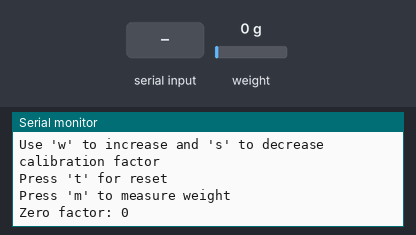
Recording of a sketch running on a simulated ESP8266 (NodeMCU). Parts: the last lines printed to the serial monitor. The test bench sets the inputs (shaded band); at power-on: weight on the scale 0 g.

Above: at 3.2 s.
3.3 s: "t" received over Serial
At 5.7 s:
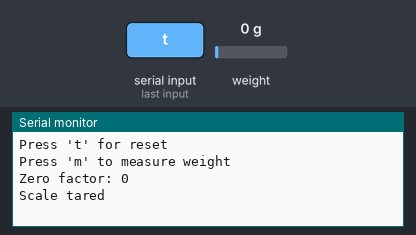
6.0 s: "m" received over Serial
At 7.2 s:
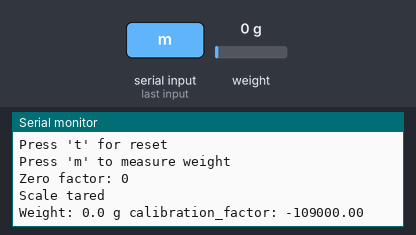

Measured:
- after the input at 3.3 s, the serial monitor: prints a new line after 1.2 s (image 1)
- after the input at 6.0 s, the serial monitor: prints a new line after 0.21 s (image 2)

The sketch:

workingcalibration.ino
```cpp
#include "HX711.h"

HX711 scale;

const int LOADCELL_DOUT_PIN = D6;
const int LOADCELL_SCK_PIN = D7;

float calibration_factor = -109000; // Adjust this value as needed
float weight;
const int num_samples = 2; // Number of samples for averaging
float readings[num_samples]; // Array to store the samples
int readIndex = 0; // Current index in the array
float total = 0; // Sum of the samples
float average = 0; // Average of the samples
unsigned long lastTareTime = 0; // Last time the scale was tared
const unsigned long tareInterval = 60000; // Interval to re-tare the scale (e.g., 60 seconds)
bool measureWeight = false;

void setup() {
  Serial.begin(115200); // Starting serial connection
  Serial.println("HX711 Calibration");
  Serial.println("First Remove all the weight");
  Serial.println("Place your weight after the readings start");
  Serial.println("Use 'w' to increase and 's' to decrease calibration factor");
  Serial.println("Press 't' for reset");
  Serial.println("Press 'm' to measure weight");

  scale.begin(LOADCELL_DOUT_PIN, LOADCELL_SCK_PIN); // Starting connection of HX711
  scale.set_scale();
  scale.tare(); // Reset the scale to 0

  long zero_factor = scale.read_average(); // Get a baseline reading
  Serial.print("Zero factor: "); // This can be used to remove the need to tare the scale. Useful in permanent scale projects.
  Serial.println(zero_factor);

  // Initialize the readings array
  for (int i = 0; i < num_samples; i++) {
    readings[i] = 0;
  }
}

void loop() {
  scale.set_scale(calibration_factor); // Adjust to this calibration factor

  // Check for serial input
  while (Serial.available() > 0) {
    char receivedChar = Serial.read();
    switch (receivedChar) {
      case 't': // Tare
        scale.tare();
        Serial.println("Scale tared");
        break;
      case 'm': // Measure weight
        measureWeight = true;
        break;
      case 'w': // Increase calibration factor
        calibration_factor += 100;
        break;
      case 's': // Decrease calibration factor
        calibration_factor -= 100;
        break;
    }
  }

  // Measure weight if the flag is set
  if (measureWeight) {
    // Reset total
    total = 0;

    // Take multiple readings and calculate the total
    for (int i = 0; i < num_samples; i++) {
      readings[i] = scale.get_units();
      total += readings[i];
    }

    // Calculate the average
    average = total / num_samples;
    average = average * 1000; // Convert from kg to g

    Serial.print("Weight: ");
    Serial.print(average, 1); // Printing the weight value with 0.1g resolution
    Serial.print(" g");
    Serial.print(" calibration_factor: ");
    Serial.print(calibration_factor);
    Serial.println();

    measureWeight = false; // Reset the flag after measurement
  }

  delay(500); // Add a delay to allow the scale to stabilize
}
```
